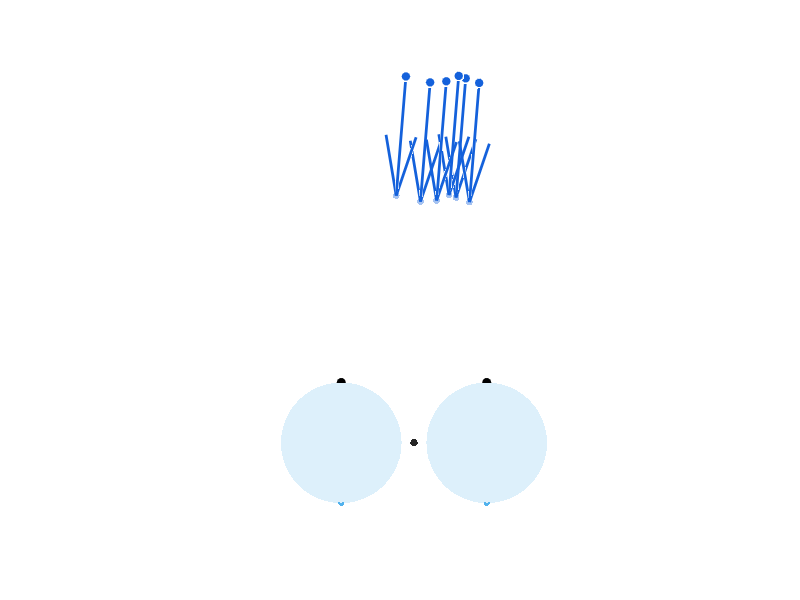

Source code (MATLAB): (Note: this script raises an error after producing the figure.)
function fig = PlotBinocularRetinalMotion3D(motionMode, motionDistance)
%PLOTBINOCULARRETINALMOTION3D Illustrate world motion and binocular retinal motion.
%
%   fig = PlotBinocularRetinalMotion3D()
%   fig = PlotBinocularRetinalMotion3D("away", 2.0)
%
% motionMode is "toward" or "away". motionDistance is expressed in eye
% radii. The eyes are ideal spherical pinhole eyes. Each world point is
% projected through the pupil on the anterior sphere surface; the retinal
% position is the ray's second intersection with the same eye sphere.

if nargin < 1 || isempty(motionMode)
    motionMode = "toward";
end
if nargin < 2 || isempty(motionDistance)
    motionDistance = 2.0;
end

motionMode = validatestring(motionMode, {'toward', 'away'});
validateattributes(motionDistance, {'numeric'}, ...
    {'scalar', 'real', 'finite', 'positive'});

%% Geometry and appearance
eyeRadius = 1.12;
interocularDistance = 2.70;
cyclopeanEye = [0, 0, 0];
eyeCenters = [-interocularDistance/2, 0, 0; ...
               interocularDistance/2, 0, 0];

% MATLAB-native orientation: +y points forward into the visual scene and
% +z points upward. Using z-up avoids a camera reset on interactive rotation.
objectCenter = [0.55, 6.75, 0.92];
dotOffsets = [ ...
    -1.40,  0.10,  0.52; ...
    -0.50, -0.12, -0.54; ...
     0.10, -0.08,  1.72; ...
     0.56,  0.12, -0.12; ...
     1.32, -0.14,  1.24; ...
     0.82,  0.03, -1.62] * 0.5;

worldStart = objectCenter + dotOffsets;
travelDirection = objectCenter - cyclopeanEye;
travelDirection = travelDirection / norm(travelDirection);
if strcmp(motionMode, 'toward')
    travelDirection = -travelDirection;
    motionPhrase = 'toward';
else
    motionPhrase = 'away from';
end
worldDisplacement = motionDistance * eyeRadius * travelDirection;
worldEnd = worldStart + worldDisplacement;

worldColor = [0.08, 0.38, 0.86];
leftRetinaColor = [0.71, 0.18, 0.76];
rightRetinaColor = [0.93, 0.38, 0.08];
eyeColor = [0.32, 0.70, 0.93];
rayColor = [0.50, 0.55, 0.61];
showProjectionRays = true;

%% Figure and eyes
fig = figure('Color', 'w', ...
    'Name', 'Binocular retinal projection of 3D object motion', ...
    'Position', [100, 100, 1160, 760]);
ax = axes(fig);
hold(ax, 'on');
axis(ax, 'equal');
axis(ax, 'vis3d');
axis(ax, 'off');

[sx, sy, sz] = sphere(48);
for eyeIndex = 1:2
    center = eyeCenters(eyeIndex, :);
    surf(ax, center(1) + eyeRadius*sx, ...
        center(2) + eyeRadius*sy, ...
        center(3) + eyeRadius*sz, ...
        'FaceColor', eyeColor, ...
        'FaceAlpha', 0.10, ...
        'EdgeColor', eyeColor, ...
        'EdgeAlpha', 0.12, ...
        'LineWidth', 0.45);

    pupil = center + [0, eyeRadius, 0];
    scatter3(ax, pupil(1), pupil(2), pupil(3), 55, 'k', 'filled', ...
        'MarkerEdgeColor', 'w', 'LineWidth', 0.8);

    % A small posterior marker indicates the foveal direction.
    fovea = center - [0, eyeRadius, 0];
    scatter3(ax, fovea(1), fovea(2), fovea(3), 20, eyeColor, 'filled');
end

scatter3(ax, cyclopeanEye(1), cyclopeanEye(2), cyclopeanEye(3), ...
    30, [0.15, 0.15, 0.15], 'filled');

%% World dots and rigid 3D translation vectors
scatter3(ax, worldStart(:,1), worldStart(:,2), worldStart(:,3), ...
    48, worldColor, 'filled', 'MarkerEdgeColor', 'w', 'LineWidth', 0.7);
scatter3(ax, worldEnd(:,1), worldEnd(:,2), worldEnd(:,3), ...
    25, worldColor, 'filled', 'MarkerFaceAlpha', 0.38, ...
    'MarkerEdgeAlpha', 0.38);

worldVectorHandle = quiver3(ax, ...
    worldStart(:,1), worldStart(:,2), worldStart(:,3), ...
    repmat(worldDisplacement(1), size(worldStart,1), 1), ...
    repmat(worldDisplacement(2), size(worldStart,1), 1), ...
    repmat(worldDisplacement(3), size(worldStart,1), 1), ...
    0, 'Color', worldColor, 'LineWidth', 2.0, 'MaxHeadSize', 0.30);

%% Exact pupil-ray projection onto each posterior spherical retina
retinalHandles = gobjects(2,1);
retinaColors = [leftRetinaColor; rightRetinaColor];
for eyeIndex = 1:2
    center = eyeCenters(eyeIndex, :);
    pupil = center + [0, eyeRadius, 0];
    retinaStart = projectThroughPupilToRetina( ...
        worldStart, center, pupil, eyeRadius);
    retinaEnd = projectThroughPupilToRetina( ...
        worldEnd, center, pupil, eyeRadius);

    scatter3(ax, retinaStart(:,1), retinaStart(:,2), retinaStart(:,3), ...
        18, retinaColors(eyeIndex,:), 'filled');

    for dotIndex = 1:size(worldStart,1)
        retinalHandles(eyeIndex) = drawSphericalArrow(ax, center, eyeRadius, ...
            retinaStart(dotIndex,:), retinaEnd(dotIndex,:), ...
            retinaColors(eyeIndex,:), 2.2);
    end

    % Representative rays make the projection construction visible without
    % obscuring the complete set of retinal vectors.
    if showProjectionRays
        representativeDots = [1, 6];
        for dotIndex = representativeDots
            plot3(ax, ...
                [worldStart(dotIndex,1), pupil(1), retinaStart(dotIndex,1)], ...
                [worldStart(dotIndex,2), pupil(2), retinaStart(dotIndex,2)], ...
                [worldStart(dotIndex,3), pupil(3), retinaStart(dotIndex,3)], ...
                '--', 'Color', 0.72*rayColor + 0.28, 'LineWidth', 0.8);
            plot3(ax, ...
                [worldEnd(dotIndex,1), pupil(1), retinaEnd(dotIndex,1)], ...
                [worldEnd(dotIndex,2), pupil(2), retinaEnd(dotIndex,2)], ...
                [worldEnd(dotIndex,3), pupil(3), retinaEnd(dotIndex,3)], ...
                '--', 'Color', 0.82*rayColor + 0.18, 'LineWidth', 0.8);
        end
    end
end

%% Labels and view
text(ax, objectCenter(1), objectCenter(2)+0.15, objectCenter(3)+1.05, ...
    '3D dot object', 'FontWeight', 'bold', 'HorizontalAlignment', 'center');
text(ax, eyeCenters(1,1), eyeCenters(1,2), eyeCenters(1,3)+1.42, ...
    'Left eye', 'HorizontalAlignment', 'center', 'FontWeight', 'bold');
text(ax, eyeCenters(2,1), eyeCenters(2,2), eyeCenters(2,3)+1.42, ...
    'Right eye', 'HorizontalAlignment', 'center', 'FontWeight', 'bold');
text(ax, 0, 0, -0.38, 'Cyclopean eye', ...
    'HorizontalAlignment', 'center', 'Color', [0.30, 0.30, 0.30]);
text(ax, eyeCenters(1,1)-0.15, -0.20, -1.42, 'Left retinal motion', ...
    'HorizontalAlignment', 'center', 'Color', leftRetinaColor, ...
    'FontWeight', 'bold');
text(ax, eyeCenters(2,1)+0.15, -0.20, -1.42, 'Right retinal motion', ...
    'HorizontalAlignment', 'center', 'Color', rightRetinaColor, ...
    'FontWeight', 'bold');

% Fix the complete data box before establishing the interactive view.
xlim(ax, [-3.3, 3.3]);
ylim(ax, [-1.5, 8.0]);
zlim(ax, [-2.0, 2.4]);

rayLegendHandle = plot3(ax, nan, nan, nan, '--', ...
    'Color', rayColor, 'LineWidth', 0.9);
legend(ax, [worldVectorHandle, retinalHandles(1), retinalHandles(2), rayLegendHandle], ...
    {'World motion', 'Left-retinal motion', 'Right-retinal motion', ...
     'Central-projection rays'}, ...
    'Location', 'southoutside', 'Orientation', 'horizontal', ...
    'Box', 'off');

title(ax, sprintf('Rigid object motion %s the cyclopean eye', motionPhrase), ...
    'FontWeight', 'normal');

% rotate3d changes the axes View property. Build the initial camera using the
% same view-based mechanism, rather than campos/camtarget/camup, so the first
% mouse rotation does not discard the initial framing. Orthographic projection
% also keeps the apparent object scale independent of viewing direction.
drawnow;
view(ax, -38, 22);
camproj(ax, 'orthographic');
axis(ax, 'vis3d');
camzoom(ax, 1.12);
ax.CameraViewAngleMode = 'manual';
lighting(ax, 'gouraud');
camlight(ax, 'headlight');
rotate3d(ax, 'on');

hold(ax, 'off');
end


function retinalPoints = projectThroughPupilToRetina( ...
    worldPoints, eyeCenter, pupil, radius)
% Continue each world-point-to-pupil ray to its second sphere intersection.
%
% With a unit ray direction d pointing from a world point into the pupil,
% points inside the eye are X(s) = pupil + s*d. Because the pupil already
% lies on the sphere, solving ||X(s)-eyeCenter||^2 = radius^2 gives roots
% s = 0 (the pupil) and s = -2*(pupil-eyeCenter).d (the retina).

rayDirections = pupil - worldPoints;
rayDirections = rayDirections ./ vecnorm(rayDirections, 2, 2);
pupilRadius = pupil - eyeCenter;
secondIntersectionDistance = -2 * (rayDirections * pupilRadius');

if any(secondIntersectionDistance <= 0)
    error('A world-to-pupil ray does not enter the eye sphere.');
end

retinalPoints = pupil + secondIntersectionDistance .* rayDirections;

% Guard against accidental changes that move the computed points off-sphere.
sphereResidual = abs(vecnorm(retinalPoints-eyeCenter, 2, 2) - radius);
if any(sphereResidual > 1e-10*max(1, radius))
    error('Retinal ray-sphere intersection failed its geometry check.');
end
end


function h = drawSphericalArrow(ax, center, radius, startPoint, endPoint, color, lineWidth)
% Draw a finite retinal displacement along the spherical retinal surface.
u0 = (startPoint - center) / radius;
u1 = (endPoint - center) / radius;
cosAngle = max(-1, min(1, dot(u0, u1)));
angle = acos(cosAngle);

if angle < 1e-8
    h = plot3(ax, startPoint(1), startPoint(2), startPoint(3), '.', ...
        'Color', color, 'MarkerSize', 8);
    return
end

t = linspace(0, 1, 20)';
arcDirections = (sin((1-t)*angle).*u0 + sin(t*angle).*u1) / sin(angle);
arcPoints = center + radius*arcDirections;
h = plot3(ax, arcPoints(:,1), arcPoints(:,2), arcPoints(:,3), ...
    'Color', color, 'LineWidth', lineWidth);

% Add an arrowhead aligned with the final geodesic segment.
headStart = arcPoints(end-3,:);
headVector = arcPoints(end,:) - headStart;
quiver3(ax, headStart(1), headStart(2), headStart(3), ...
    headVector(1), headVector(2), headVector(3), 0, ...
    'Color', color, 'LineWidth', lineWidth, 'MaxHeadSize', 2.2);
end
